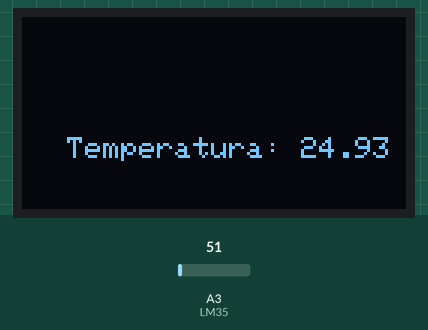
The sketch below on a simulated Arduino Uno, built with avr-gcc and run on an emulated ATmega328P. On the bench: 128×64 one-colour display. The test bench sets the inputs (shaded band); at power-on: A3 (LM35) = 51. What the sketch prints to the serial monitor is not drawn.

Above: at 1.4 s.
1.5 s: A3 (LM35) set to 61
At 6.3 s:
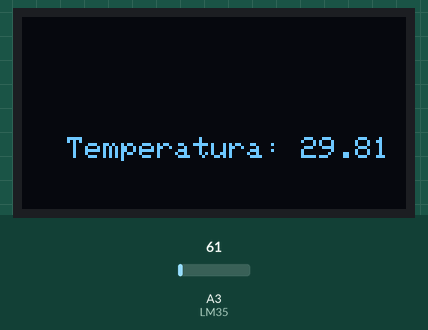
7.5 s: A3 (LM35) set to 71
At 11.2 s:
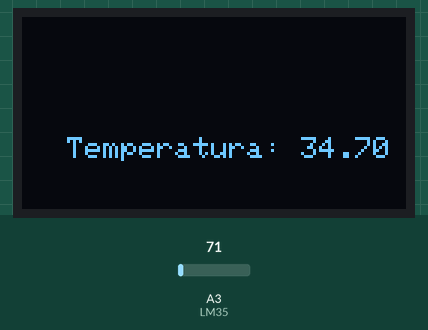
13.5 s: A3 (LM35) set to 86
At 16.1 s:
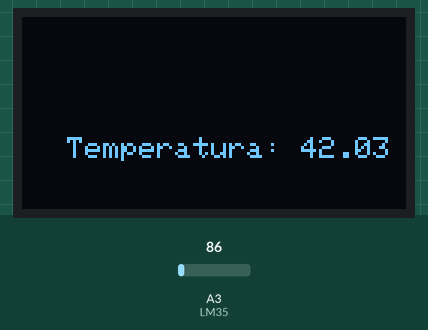
Timing chart, 0 to 17.6 s (numbered marks = the images above; inputs shaded):
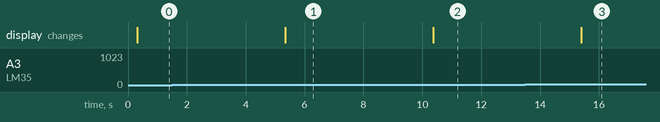

The sketch:

OLED.ino
```cpp
#include <Wire.h>
#include <Adafruit_GFX.h>
#include <Adafruit_SH110X.h>

#define i2c_Address 0x3C

#define SCREEN_WIDTH 128
#define SCREEN_HEIGHT 64
#define OLED_RESET -1

Adafruit_SH1106G display(
  SCREEN_WIDTH,
  SCREEN_HEIGHT,
  &Wire,
  OLED_RESET
);

const int LM35 = A3;
int lectura;
float temperatura;

void setup() {

  Serial.begin(9600);


  Wire.begin();

  delay(250);


  if (!display.begin(i2c_Address, true)) {
    Serial.println("ERROR: OLED no encontrada");

    while (1);
  }

  Serial.println("OLED funcionando correctamente");

}

void loop() {

  lectura = analogRead(LM35);
  temperatura = (lectura * (5.0 / 1023.0)) * 100;

  display.clearDisplay();

  display.setTextColor(SH110X_WHITE);
  display.setTextSize(1);
  display.setCursor(15, 40);
  display.print("Temperatura: ");
  display.println(temperatura);

  display.display();
  delay(5000);
}
```

Measured:
- after the input at 1.5 s, the display: changes after 3.8 s (image 1)
- after the input at 7.5 s, the display: changes after 2.9 s (image 2)
- after the input at 13.5 s, the display: changes after 1.9 s (image 3)
